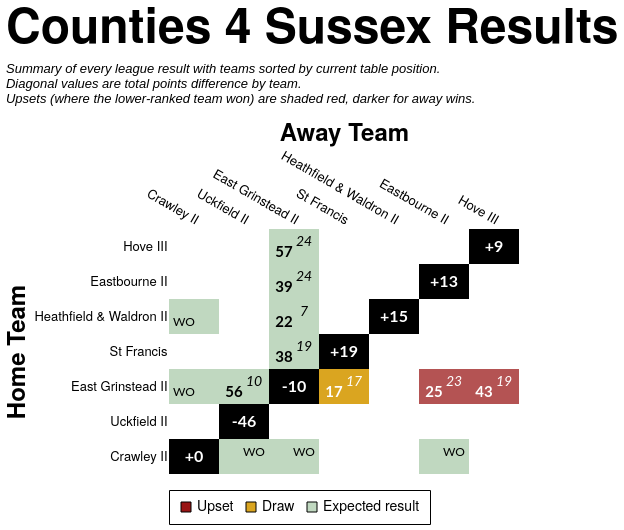

Here is the Vega-Lite specification saved for this chart:
### Vega-Lite specification from a JSON file in a GitHub repository (floating-point values rounded to 4 significant figures)
{"config": {"axis": {"labelFont": "PT Sans Narrow, Helvetica Neue, Helvetica, Arial, sans-serif", "titleFont": "PT Sans Narrow, Helvetica Neue, Helvetica, Arial, sans-serif", "labelFontSize": 13, "titleFontSize": 24, "gridColor": "#202947", "gridOpacity": 0.2, "zindex": 1}, "text": {"font": "Lato, sans-serif"}, "bar": {"cornerRadiusEnd": 5}, "header": {"labelFont": "PT Sans Narrow, Helvetica Neue, Helvetica, Arial, sans-serif", "titleFont": "PT Sans Narrow, Helvetica Neue, Helvetica, Arial, sans-serif", "labelFontSize": 24, "titleFontSize": 28, "labelFontWeight": "bold", "orient": "left"}, "legend": {"labelFont": "PT Sans Narrow, Helvetica Neue, Helvetica, Arial, sans-serif", "titleFont": "PT Sans Narrow, Helvetica Neue, Helvetica, Arial, sans-serif", "labelFontSize": 14, "titleFontSize": 16, "titlePadding": 5, "fillColor": "white", "strokeColor": "black", "padding": 10, "titleFontWeight": "lighter", "titleFontStyle": "italic", "titleColor": "gray", "offset": 10}, "title": {"font": "PT Sans Narrow, Helvetica Neue, Helvetica, Arial, sans-serif", "fontSize": 48, "fontWeight": "bold", "anchor": "start", "align": "center", "titlePadding": 20, "subtitlePadding": 10, "subtitleFontSize": 13, "subtitleColor": "", "subtitleFontStyle": "italic", "offset": 15, "color": "black"}, "axisX": {"labelAngle": 0}, "facet": {"title": null, "header": null, "align": {"row": "each", "column": "each"}}, "resolve": {"scale": {"y": "independent", "facet": "independent"}}, "background": "transparent", "scale": {"offsetBandPaddingOuter": 0.2, "offsetBandPaddingInner": 0.1}, "view": {"stroke": null, "background": "transparent"}}, "layer": [{"data": {"name": "data-c476c2890ef0f226110b5867b8615b88"}, "mark": {"type": "rect"}, "encoding": {"color": {"field": "unexpected_result", "legend": {"labelExpr": "datum.value === 'Upset (Away Win)' ? 'Upset' : datum.value", "labelLimit": 220, "offset": 16, "orient": "bottom", "symbolStrokeColor": "black", "symbolStrokeWidth": 1, "values": ["Upset (Away Win)", "Draw", "Expected result"]}, "scale": {"domain": ["Expected result", "Upset (Home Win)", "Upset (Away Win)", "Draw", "To be played", "N/A"], "range": ["#146f1444", "#991515bb", "#991515", "goldenrod", "white", "black"]}, "title": null, "type": "nominal"}, "opacity": {"condition": {"test": "datum.home_team == param_18['home_team'] || datum.away_team == param_18['home_team'] || !isValid(param_18['home_team'])", "value": 1.0}, "value": 0.1}, "tooltip": [{"field": "home_team", "title": "Home", "type": "nominal"}, {"field": "away_team", "title": "Away", "type": "nominal"}, {"field": "home_score_text", "title": "Home Score", "type": "nominal"}, {"field": "away_score_text", "title": "Away Score", "type": "nominal"}, {"field": "result", "title": "Result", "type": "nominal"}, {"field": "unexpected_result", "title": "Unexpectedness", "type": "nominal"}, {"field": "date", "format": "%d %b %Y", "title": "Date", "type": "temporal"}], "x": {"axis": {"domain": false, "grid": false, "labelAngle": 30, "orient": "top", "ticks": false}, "field": "away_team", "sort": ["Crawley II", "Uckfield II", "East Grinstead II", "St Francis", "Heathfield & Waldron II", "Eastbourne II", "Hove III"], "title": "Away Team", "type": "nominal"}, "y": {"axis": {"domain": false, "grid": false, "ticks": false}, "field": "home_team", "sort": ["Hove III", "Eastbourne II", "Heathfield & Waldron II", "St Francis", "East Grinstead II", "Uckfield II", "Crawley II"], "title": "Home Team", "type": "nominal"}}, "name": "view_17"}, {"data": {"name": "data-c476c2890ef0f226110b5867b8615b88"}, "mark": {"type": "text", "fontStyle": "italic", "size": 14, "xOffset": 10, "yOffset": -5}, "encoding": {"color": {"condition": {"test": "(datum.home_team == param_18['home_team'] || datum.away_team == param_18['home_team'] || !isValid(param_18['home_team'])) && datum.unexpected_result == 'Expected result'", "value": "black"}, "value": "white"}, "text": {"field": "away_score_text", "type": "nominal"}, "x": {"field": "away_team", "sort": ["Crawley II", "Uckfield II", "East Grinstead II", "St Francis", "Heathfield & Waldron II", "Eastbourne II", "Hove III"], "type": "nominal"}, "y": {"field": "home_team", "sort": ["Hove III", "Eastbourne II", "Heathfield & Waldron II", "St Francis", "East Grinstead II", "Uckfield II", "Crawley II"], "type": "nominal"}}, "transform": [{"filter": "datum.away_score_text != '' && datum.away_score_text != 'WO'"}]}, {"data": {"name": "data-c476c2890ef0f226110b5867b8615b88"}, "mark": {"type": "text", "size": 12, "xOffset": 10, "yOffset": -5}, "encoding": {"color": {"condition": {"test": "(datum.home_team == param_18['home_team'] || datum.away_team == param_18['home_team'] || !isValid(param_18['home_team'])) && datum.unexpected_result == 'Expected result'", "value": "black"}, "value": "white"}, "text": {"field": "away_score_text", "type": "nominal"}, "x": {"field": "away_team", "sort": ["Crawley II", "Uckfield II", "East Grinstead II", "St Francis", "Heathfield & Waldron II", "Eastbourne II", "Hove III"], "type": "nominal"}, "y": {"field": "home_team", "sort": ["Hove III", "Eastbourne II", "Heathfield & Waldron II", "St Francis", "East Grinstead II", "Uckfield II", "Crawley II"], "type": "nominal"}}, "transform": [{"filter": "datum.away_score_text == 'WO'"}]}, {"data": {"name": "data-c476c2890ef0f226110b5867b8615b88"}, "mark": {"type": "text", "fontWeight": "bold", "size": 15, "xOffset": -10, "yOffset": 5}, "encoding": {"color": {"condition": {"test": "(datum.home_team == param_18['home_team'] || datum.away_team == param_18['home_team'] || !isValid(param_18['home_team'])) && datum.unexpected_result == 'Expected result'", "value": "black"}, "value": "white"}, "text": {"field": "home_score_text", "type": "nominal"}, "x": {"field": "away_team", "sort": ["Crawley II", "Uckfield II", "East Grinstead II", "St Francis", "Heathfield & Waldron II", "Eastbourne II", "Hove III"], "type": "nominal"}, "y": {"field": "home_team", "sort": ["Hove III", "Eastbourne II", "Heathfield & Waldron II", "St Francis", "East Grinstead II", "Uckfield II", "Crawley II"], "type": "nominal"}}, "transform": [{"filter": "datum.home_score_text != '' && datum.home_score_text != 'WO'"}]}, {"data": {"name": "data-c476c2890ef0f226110b5867b8615b88"}, "mark": {"type": "text", "size": 12, "xOffset": -10, "yOffset": 5}, "encoding": {"color": {"condition": {"test": "(datum.home_team == param_18['home_team'] || datum.away_team == param_18['home_team'] || !isValid(param_18['home_team'])) && datum.unexpected_result == 'Expected result'", "value": "black"}, "value": "white"}, "text": {"field": "home_score_text", "type": "nominal"}, "x": {"field": "away_team", "sort": ["Crawley II", "Uckfield II", "East Grinstead II", "St Francis", "Heathfield & Waldron II", "Eastbourne II", "Hove III"], "type": "nominal"}, "y": {"field": "home_team", "sort": ["Hove III", "Eastbourne II", "Heathfield & Waldron II", "St Francis", "East Grinstead II", "Uckfield II", "Crawley II"], "type": "nominal"}}, "transform": [{"filter": "datum.home_score_text == 'WO'"}]}, {"data": {"name": "data-fecc7afd5414ebbbadb48049a19bf62b"}, "mark": {"type": "text", "color": "white", "fontWeight": "bold", "size": 16}, "encoding": {"text": {"field": "display_text", "type": "nominal"}, "tooltip": [{"field": "home_team", "title": "Team", "type": "nominal"}, {"field": "display_text", "title": "Points Difference", "type": "nominal"}], "x": {"field": "away_team", "sort": ["Crawley II", "Uckfield II", "East Grinstead II", "St Francis", "Heathfield & Waldron II", "Eastbourne II", "Hove III"], "type": "nominal"}, "y": {"field": "home_team", "sort": ["Hove III", "Eastbourne II", "Heathfield & Waldron II", "St Francis", "East Grinstead II", "Uckfield II", "Crawley II"], "type": "nominal"}}}], "height": {"step": 35}, "params": [{"name": "param_18", "select": {"type": "point", "clear": "dblclick", "fields": ["home_team"], "on": "click"}, "value": null, "views": ["view_17"]}], "title": {"text": "Counties 4 Sussex Results", "subtitle": ["Summary of every league result with teams sorted by current table position.", "Diagonal values are total points difference by team.", "Upsets (where the lower-ranked team won) are shaded red, darker for away wins."]}, "width": {"step": 50}, "$schema": "https://vega.github.io/schema/vega-lite/v5.20.1.json", "datasets": {"data-c476c2890ef0f226110b5867b8615b88": [{"home_team": "Crawley II", "away_team": "Crawley II", "match_id": null, "date": "", "home_score": null, "away_score": null, "home_walkover": null, "away_walkover": null, "result": "N/A", "home_score_text": "", "away_score_text": "", "wo_result": "", "score_text": "", "display_text": "+0", "is_diagonal": true, "result_simple": "N/A", "unexpected_result": "N/A", "unexpected_opacity": 1.0}, {"home_team": "Crawley II", "away_team": "East Grinstead II", "match_id": "995325", "date": "2022-10-01T00:00:00", "home_score": null, "away_score": null, "home_walkover": false, "away_walkover": true, "result": "Away Win", "home_score_text": "", "away_score_text": "WO", "wo_result": "AWO", "score_text": "WO", "display_text": "WO", "is_diagonal": false, "result_simple": "Away Win", "unexpected_result": "Expected result", "unexpected_opacity": 0.25}, {"home_team": "Crawley II", "away_team": "Eastbourne II", "match_id": "995339", "date": "2022-11-12T00:00:00", "home_score": null, "away_score": null, "home_walkover": false, "away_walkover": true, "result": "Away Win", "home_score_text": "", "away_score_text": "WO", "wo_result": "AWO", "score_text": "WO", "display_text": "WO", "is_diagonal": false, "result_simple": "Away Win", "unexpected_result": "Expected result", "unexpected_opacity": 0.25}, {"home_team": "Crawley II", "away_team": "Heathfield & Waldron II", "match_id": null, "date": "", "home_score": null, "away_score": null, "home_walkover": null, "away_walkover": null, "result": "To be played", "home_score_text": "", "away_score_text": "", "wo_result": "", "score_text": "", "display_text": "", "is_diagonal": false, "result_simple": "To be played", "unexpected_result": "To be played", "unexpected_opacity": 1.0}, {"home_team": "Crawley II", "away_team": "Hove III", "match_id": null, "date": "", "home_score": null, "away_score": null, "home_walkover": null, "away_walkover": null, "result": "To be played", "home_score_text": "", "away_score_text": "", "wo_result": "", "score_text": "", "display_text": "", "is_diagonal": false, "result_simple": "To be played", "unexpected_result": "To be played", "unexpected_opacity": 1.0}, {"home_team": "Crawley II", "away_team": "St Francis", "match_id": null, "date": "", "home_score": null, "away_score": null, "home_walkover": null, "away_walkover": null, "result": "To be played", "home_score_text": "", "away_score_text": "", "wo_result": "", "score_text": "", "display_text": "", "is_diagonal": false, "result_simple": "To be played", "unexpected_result": "To be played", "unexpected_opacity": 1.0}, {"home_team": "Crawley II", "away_team": "Uckfield II", "match_id": "995351", "date": "2022-12-10T00:00:00", "home_score": null, "away_score": null, "home_walkover": false, "away_walkover": true, "result": "Away Win", "home_score_text": "", "away_score_text": "WO", "wo_result": "AWO", "score_text": "WO", "display_text": "WO", "is_diagonal": false, "result_simple": "Away Win", "unexpected_result": "Expected result", "unexpected_opacity": 0.25}, {"home_team": "East Grinstead II", "away_team": "Crawley II", "match_id": "995349", "date": "2022-12-03T00:00:00", "home_score": null, "away_score": null, "home_walkover": true, "away_walkover": false, "result": "Home Win", "home_score_text": "WO", "away_score_text": "", "wo_result": "HWO", "score_text": "WO", "display_text": "WO", "is_diagonal": false, "result_simple": "Home Win", "unexpected_result": "Expected result", "unexpected_opacity": 0.25}, {"home_team": "East Grinstead II", "away_team": "East Grinstead II", "match_id": null, "date": "", "home_score": null, "away_score": null, "home_walkover": null, "away_walkover": null, "result": "N/A", "home_score_text": "", "away_score_text": "", "wo_result": "", "score_text": "", "display_text": "-10", "is_diagonal": true, "result_simple": "N/A", "unexpected_result": "N/A", "unexpected_opacity": 1.0}, {"home_team": "East Grinstead II", "away_team": "Eastbourne II", "match_id": "995326", "date": "2022-10-15T00:00:00", "home_score": 25, "away_score": 23, "home_walkover": false, "away_walkover": false, "result": "Home Win (LBP)", "home_score_text": "25", "away_score_text": "23", "wo_result": "", "score_text": "25-23", "display_text": "25-23", "is_diagonal": false, "result_simple": "Home Win", "unexpected_result": "Upset (Home Win)", "unexpected_opacity": 0.75}, {"home_team": "East Grinstead II", "away_team": "Heathfield & Waldron II", "match_id": null, "date": "", "home_score": null, "away_score": null, "home_walkover": null, "away_walkover": null, "result": "To be played", "home_score_text": "", "away_score_text": "", "wo_result": "", "score_text": "", "display_text": "", "is_diagonal": false, "result_simple": "To be played", "unexpected_result": "To be played", "unexpected_opacity": 1.0}, {"home_team": "East Grinstead II", "away_team": "Hove III", "match_id": "1032189", "date": "2023-01-07T00:00:00", "home_score": 43, "away_score": 19, "home_walkover": false, "away_walkover": false, "result": "Home Win", "home_score_text": "43", "away_score_text": "19", "wo_result": "", "score_text": "43-19", "display_text": "43-19", "is_diagonal": false, "result_simple": "Home Win", "unexpected_result": "Upset (Home Win)", "unexpected_opacity": 0.75}, {"home_team": "East Grinstead II", "away_team": "St Francis", "match_id": "995334", "date": "2022-10-29T00:00:00", "home_score": 17, "away_score": 17, "home_walkover": false, "away_walkover": false, "result": "Draw", "home_score_text": "17", "away_score_text": "17", "wo_result": "", "score_text": "17-17", "display_text": "17-17", "is_diagonal": false, "result_simple": "Draw", "unexpected_result": "Draw", "unexpected_opacity": 0.75}, {"home_team": "East Grinstead II", "away_team": "Uckfield II", "match_id": "1034960", "date": "2023-02-11T00:00:00", "home_score": 56, "away_score": 10, "home_walkover": false, "away_walkover": false, "result": "Home Win", "home_score_text": "56", "away_score_text": "10", "wo_result": "", "score_text": "56-10", "display_text": "56-10", "is_diagonal": false, "result_simple": "Home Win", "unexpected_result": "Expected result", "unexpected_opacity": 0.25}, {"home_team": "Eastbourne II", "away_team": "Crawley II", "match_id": null, "date": "", "home_score": null, "away_score": null, "home_walkover": null, "away_walkover": null, "result": "To be played", "home_score_text": "", "away_score_text": "", "wo_result": "", "score_text": "", "display_text": "", "is_diagonal": false, "result_simple": "To be played", "unexpected_result": "To be played", "unexpected_opacity": 1.0}, {"home_team": "Eastbourne II", "away_team": "East Grinstead II", "match_id": "1032182", "date": "2023-01-21T00:00:00", "home_score": 39, "away_score": 24, "home_walkover": false, "away_walkover": false, "result": "Home Win", "home_score_text": "39", "away_score_text": "24", "wo_result": "", "score_text": "39-24", "display_text": "39-24", "is_diagonal": false, "result_simple": "Home Win", "unexpected_result": "Expected result", "unexpected_opacity": 0.25}, {"home_team": "Eastbourne II", "away_team": "Eastbourne II", "match_id": null, "date": "", "home_score": null, "away_score": null, "home_walkover": null, "away_walkover": null, "result": "N/A", "home_score_text": "", "away_score_text": "", "wo_result": "", "score_text": "", "display_text": "+13", "is_diagonal": true, "result_simple": "N/A", "unexpected_result": "N/A", "unexpected_opacity": 1.0}, {"home_team": "Eastbourne II", "away_team": "Heathfield & Waldron II", "match_id": null, "date": "", "home_score": null, "away_score": null, "home_walkover": null, "away_walkover": null, "result": "To be played", "home_score_text": "", "away_score_text": "", "wo_result": "", "score_text": "", "display_text": "", "is_diagonal": false, "result_simple": "To be played", "unexpected_result": "To be played", "unexpected_opacity": 1.0}, {"home_team": "Eastbourne II", "away_team": "Hove III", "match_id": null, "date": "", "home_score": null, "away_score": null, "home_walkover": null, "away_walkover": null, "result": "To be played", "home_score_text": "", "away_score_text": "", "wo_result": "", "score_text": "", "display_text": "", "is_diagonal": false, "result_simple": "To be played", "unexpected_result": "To be played", "unexpected_opacity": 1.0}, {"home_team": "Eastbourne II", "away_team": "St Francis", "match_id": null, "date": "", "home_score": null, "away_score": null, "home_walkover": null, "away_walkover": null, "result": "To be played", "home_score_text": "", "away_score_text": "", "wo_result": "", "score_text": "", "display_text": "", "is_diagonal": false, "result_simple": "To be played", "unexpected_result": "To be played", "unexpected_opacity": 1.0}, {"home_team": "Eastbourne II", "away_team": "Uckfield II", "match_id": null, "date": "", "home_score": null, "away_score": null, "home_walkover": null, "away_walkover": null, "result": "To be played", "home_score_text": "", "away_score_text": "", "wo_result": "", "score_text": "", "display_text": "", "is_diagonal": false, "result_simple": "To be played", "unexpected_result": "To be played", "unexpected_opacity": 1.0}, {"home_team": "Heathfield & Waldron II", "away_team": "Crawley II", "match_id": "1034971", "date": "2023-02-11T00:00:00", "home_score": null, "away_score": null, "home_walkover": true, "away_walkover": false, "result": "Home Win", "home_score_text": "WO", "away_score_text": "", "wo_result": "HWO", "score_text": "WO", "display_text": "WO", "is_diagonal": false, "result_simple": "Home Win", "unexpected_result": "Expected result", "unexpected_opacity": 0.25}, {"home_team": "Heathfield & Waldron II", "away_team": "East Grinstead II", "match_id": "995341", "date": "2022-11-12T00:00:00", "home_score": 22, "away_score": 7, "home_walkover": false, "away_walkover": false, "result": "Home Win", "home_score_text": "22", "away_score_text": "7", "wo_result": "", "score_text": "22-7", "display_text": "22-7", "is_diagonal": false, "result_simple": "Home Win", "unexpected_result": "Expected result", "unexpected_opacity": 0.25}, {"home_team": "Heathfield & Waldron II", "away_team": "Eastbourne II", "match_id": null, "date": "", "home_score": null, "away_score": null, "home_walkover": null, "away_walkover": null, "result": "To be played", "home_score_text": "", "away_score_text": "", "wo_result": "", "score_text": "", "display_text": "", "is_diagonal": false, "result_simple": "To be played", "unexpected_result": "To be played", "unexpected_opacity": 1.0}, {"home_team": "Heathfield & Waldron II", "away_team": "Heathfield & Waldron II", "match_id": null, "date": "", "home_score": null, "away_score": null, "home_walkover": null, "away_walkover": null, "result": "N/A", "home_score_text": "", "away_score_text": "", "wo_result": "", "score_text": "", "display_text": "+15", "is_diagonal": true, "result_simple": "N/A", "unexpected_result": "N/A", "unexpected_opacity": 1.0}, {"home_team": "Heathfield & Waldron II", "away_team": "Hove III", "match_id": null, "date": "", "home_score": null, "away_score": null, "home_walkover": null, "away_walkover": null, "result": "To be played", "home_score_text": "", "away_score_text": "", "wo_result": "", "score_text": "", "display_text": "", "is_diagonal": false, "result_simple": "To be played", "unexpected_result": "To be played", "unexpected_opacity": 1.0}, {"home_team": "Heathfield & Waldron II", "away_team": "St Francis", "match_id": null, "date": "", "home_score": null, "away_score": null, "home_walkover": null, "away_walkover": null, "result": "To be played", "home_score_text": "", "away_score_text": "", "wo_result": "", "score_text": "", "display_text": "", "is_diagonal": false, "result_simple": "To be played", "unexpected_result": "To be played", "unexpected_opacity": 1.0}, {"home_team": "Heathfield & Waldron II", "away_team": "Uckfield II", "match_id": null, "date": "", "home_score": null, "away_score": null, "home_walkover": null, "away_walkover": null, "result": "To be played", "home_score_text": "", "away_score_text": "", "wo_result": "", "score_text": "", "display_text": "", "is_diagonal": false, "result_simple": "To be played", "unexpected_result": "To be played", "unexpected_opacity": 1.0}, {"home_team": "Hove III", "away_team": "Crawley II", "match_id": null, "date": "", "home_score": null, "away_score": null, "home_walkover": null, "away_walkover": null, "result": "To be played", "home_score_text": "", "away_score_text": "", "wo_result": "", "score_text": "", "display_text": "", "is_diagonal": false, "result_simple": "To be played", "unexpected_result": "To be played", "unexpected_opacity": 1.0}, {"home_team": "Hove III", "away_team": "East Grinstead II", "match_id": "995369", "date": "2023-03-04T00:00:00", "home_score": 57, "away_score": 24, "home_walkover": false, "away_walkover": false, "result": "Home Win", "home_score_text": "57", "away_score_text": "24", "wo_result": "", "score_text": "57-24", "display_text": "57-24", "is_diagonal": false, "result_simple": "Home Win", "unexpected_result": "Expected result", "unexpected_opacity": 0.25}, {"home_team": "Hove III", "away_team": "Eastbourne II", "match_id": null, "date": "", "home_score": null, "away_score": null, "home_walkover": null, "away_walkover": null, "result": "To be played", "home_score_text": "", "away_score_text": "", "wo_result": "", "score_text": "", "display_text": "", "is_diagonal": false, "result_simple": "To be played", "unexpected_result": "To be played", "unexpected_opacity": 1.0}, {"home_team": "Hove III", "away_team": "Heathfield & Waldron II", "match_id": null, "date": "", "home_score": null, "away_score": null, "home_walkover": null, "away_walkover": null, "result": "To be played", "home_score_text": "", "away_score_text": "", "wo_result": "", "score_text": "", "display_text": "", "is_diagonal": false, "result_simple": "To be played", "unexpected_result": "To be played", "unexpected_opacity": 1.0}, {"home_team": "Hove III", "away_team": "Hove III", "match_id": null, "date": "", "home_score": null, "away_score": null, "home_walkover": null, "away_walkover": null, "result": "N/A", "home_score_text": "", "away_score_text": "", "wo_result": "", "score_text": "", "display_text": "+9", "is_diagonal": true, "result_simple": "N/A", "unexpected_result": "N/A", "unexpected_opacity": 1.0}, {"home_team": "Hove III", "away_team": "St Francis", "match_id": null, "date": "", "home_score": null, "away_score": null, "home_walkover": null, "away_walkover": null, "result": "To be played", "home_score_text": "", "away_score_text": "", "wo_result": "", "score_text": "", "display_text": "", "is_diagonal": false, "result_simple": "To be played", "unexpected_result": "To be played", "unexpected_opacity": 1.0}, {"home_team": "Hove III", "away_team": "Uckfield II", "match_id": null, "date": "", "home_score": null, "away_score": null, "home_walkover": null, "away_walkover": null, "result": "To be played", "home_score_text": "", "away_score_text": "", "wo_result": "", "score_text": "", "display_text": "", "is_diagonal": false, "result_simple": "To be played", "unexpected_result": "To be played", "unexpected_opacity": 1.0}, {"home_team": "St Francis", "away_team": "Crawley II", "match_id": null, "date": "", "home_score": null, "away_score": null, "home_walkover": null, "away_walkover": null, "result": "To be played", "home_score_text": "", "away_score_text": "", "wo_result": "", "score_text": "", "display_text": "", "is_diagonal": false, "result_simple": "To be played", "unexpected_result": "To be played", "unexpected_opacity": 1.0}, {"home_team": "St Francis", "away_team": "East Grinstead II", "match_id": "995361", "date": "2023-01-28T00:00:00", "home_score": 38, "away_score": 19, "home_walkover": false, "away_walkover": false, "result": "Home Win", "home_score_text": "38", "away_score_text": "19", "wo_result": "", "score_text": "38-19", "display_text": "38-19", "is_diagonal": false, "result_simple": "Home Win", "unexpected_result": "Expected result", "unexpected_opacity": 0.25}, {"home_team": "St Francis", "away_team": "Eastbourne II", "match_id": null, "date": "", "home_score": null, "away_score": null, "home_walkover": null, "away_walkover": null, "result": "To be played", "home_score_text": "", "away_score_text": "", "wo_result": "", "score_text": "", "display_text": "", "is_diagonal": false, "result_simple": "To be played", "unexpected_result": "To be played", "unexpected_opacity": 1.0}, {"home_team": "St Francis", "away_team": "Heathfield & Waldron II", "match_id": null, "date": "", "home_score": null, "away_score": null, "home_walkover": null, "away_walkover": null, "result": "To be played", "home_score_text": "", "away_score_text": "", "wo_result": "", "score_text": "", "display_text": "", "is_diagonal": false, "result_simple": "To be played", "unexpected_result": "To be played", "unexpected_opacity": 1.0}, {"home_team": "St Francis", "away_team": "Hove III", "match_id": null, "date": "", "home_score": null, "away_score": null, "home_walkover": null, "away_walkover": null, "result": "To be played", "home_score_text": "", "away_score_text": "", "wo_result": "", "score_text": "", "display_text": "", "is_diagonal": false, "result_simple": "To be played", "unexpected_result": "To be played", "unexpected_opacity": 1.0}, {"home_team": "St Francis", "away_team": "St Francis", "match_id": null, "date": "", "home_score": null, "away_score": null, "home_walkover": null, "away_walkover": null, "result": "N/A", "home_score_text": "", "away_score_text": "", "wo_result": "", "score_text": "", "display_text": "+19", "is_diagonal": true, "result_simple": "N/A", "unexpected_result": "N/A", "unexpected_opacity": 1.0}, {"home_team": "St Francis", "away_team": "Uckfield II", "match_id": null, "date": "", "home_score": null, "away_score": null, "home_walkover": null, "away_walkover": null, "result": "To be played", "home_score_text": "", "away_score_text": "", "wo_result": "", "score_text": "", "display_text": "", "is_diagonal": false, "result_simple": "To be played", "unexpected_result": "To be played", "unexpected_opacity": 1.0}, {"home_team": "Uckfield II", "away_team": "Crawley II", "match_id": null, "date": "", "home_score": null, "away_score": null, "home_walkover": null, "away_walkover": null, "result": "To be played", "home_score_text": "", "away_score_text": "", "wo_result": "", "score_text": "", "display_text": "", "is_diagonal": false, "result_simple": "To be played", "unexpected_result": "To be played", "unexpected_opacity": 1.0}, {"home_team": "Uckfield II", "away_team": "East Grinstead II", "match_id": null, "date": "", "home_score": null, "away_score": null, "home_walkover": null, "away_walkover": null, "result": "To be played", "home_score_text": "", "away_score_text": "", "wo_result": "", "score_text": "", "display_text": "", "is_diagonal": false, "result_simple": "To be played", "unexpected_result": "To be played", "unexpected_opacity": 1.0}, {"home_team": "Uckfield II", "away_team": "Eastbourne II", "match_id": null, "date": "", "home_score": null, "away_score": null, "home_walkover": null, "away_walkover": null, "result": "To be played", "home_score_text": "", "away_score_text": "", "wo_result": "", "score_text": "", "display_text": "", "is_diagonal": false, "result_simple": "To be played", "unexpected_result": "To be played", "unexpected_opacity": 1.0}, {"home_team": "Uckfield II", "away_team": "Heathfield & Waldron II", "match_id": null, "date": "", "home_score": null, "away_score": null, "home_walkover": null, "away_walkover": null, "result": "To be played", "home_score_text": "", "away_score_text": "", "wo_result": "", "score_text": "", "display_text": "", "is_diagonal": false, "result_simple": "To be played", "unexpected_result": "To be played", "unexpected_opacity": 1.0}, {"home_team": "Uckfield II", "away_team": "Hove III", "match_id": null, "date": "", "home_score": null, "away_score": null, "home_walkover": null, "away_walkover": null, "result": "To be played", "home_score_text": "", "away_score_text": "", "wo_result": "", "score_text": "", "display_text": "", "is_diagonal": false, "result_simple": "To be played", "unexpected_result": "To be played", "unexpected_opacity": 1.0}, {"home_team": "Uckfield II", "away_team": "St Francis", "match_id": null, "date": "", "home_score": null, "away_score": null, "home_walkover": null, "away_walkover": null, "result": "To be played", "home_score_text": "", "away_score_text": "", "wo_result": "", "score_text": "", "display_text": "", "is_diagonal": false, "result_simple": "To be played", "unexpected_result": "To be played", "unexpected_opacity": 1.0}, {"home_team": "Uckfield II", "away_team": "Uckfield II", "match_id": null, "date": "", "home_score": null, "away_score": null, "home_walkover": null, "away_walkover": null, "result": "N/A", "home_score_text": "", "away_score_text": "", "wo_result": "", "score_text": "", "display_text": "-46", "is_diagonal": true, "result_simple": "N/A", "unexpected_result": "N/A", "unexpected_opacity": 1.0}], "data-fecc7afd5414ebbbadb48049a19bf62b": [{"home_team": "Crawley II", "away_team": "Crawley II", "match_id": null, "date": "", "home_score": null, "away_score": null, "home_walkover": null, "away_walkover": null, "result": "N/A", "home_score_text": "", "away_score_text": "", "wo_result": "", "score_text": "", "display_text": "+0", "is_diagonal": true, "result_simple": "N/A", "unexpected_result": "N/A", "unexpected_opacity": 1.0}, {"home_team": "East Grinstead II", "away_team": "East Grinstead II", "match_id": null, "date": "", "home_score": null, "away_score": null, "home_walkover": null, "away_walkover": null, "result": "N/A", "home_score_text": "", "away_score_text": "", "wo_result": "", "score_text": "", "display_text": "-10", "is_diagonal": true, "result_simple": "N/A", "unexpected_result": "N/A", "unexpected_opacity": 1.0}, {"home_team": "Eastbourne II", "away_team": "Eastbourne II", "match_id": null, "date": "", "home_score": null, "away_score": null, "home_walkover": null, "away_walkover": null, "result": "N/A", "home_score_text": "", "away_score_text": "", "wo_result": "", "score_text": "", "display_text": "+13", "is_diagonal": true, "result_simple": "N/A", "unexpected_result": "N/A", "unexpected_opacity": 1.0}, {"home_team": "Heathfield & Waldron II", "away_team": "Heathfield & Waldron II", "match_id": null, "date": "", "home_score": null, "away_score": null, "home_walkover": null, "away_walkover": null, "result": "N/A", "home_score_text": "", "away_score_text": "", "wo_result": "", "score_text": "", "display_text": "+15", "is_diagonal": true, "result_simple": "N/A", "unexpected_result": "N/A", "unexpected_opacity": 1.0}, {"home_team": "Hove III", "away_team": "Hove III", "match_id": null, "date": "", "home_score": null, "away_score": null, "home_walkover": null, "away_walkover": null, "result": "N/A", "home_score_text": "", "away_score_text": "", "wo_result": "", "score_text": "", "display_text": "+9", "is_diagonal": true, "result_simple": "N/A", "unexpected_result": "N/A", "unexpected_opacity": 1.0}, {"home_team": "St Francis", "away_team": "St Francis", "match_id": null, "date": "", "home_score": null, "away_score": null, "home_walkover": null, "away_walkover": null, "result": "N/A", "home_score_text": "", "away_score_text": "", "wo_result": "", "score_text": "", "display_text": "+19", "is_diagonal": true, "result_simple": "N/A", "unexpected_result": "N/A", "unexpected_opacity": 1.0}, {"home_team": "Uckfield II", "away_team": "Uckfield II", "match_id": null, "date": "", "home_score": null, "away_score": null, "home_walkover": null, "away_walkover": null, "result": "N/A", "home_score_text": "", "away_score_text": "", "wo_result": "", "score_text": "", "display_text": "-46", "is_diagonal": true, "result_simple": "N/A", "unexpected_result": "N/A", "unexpected_opacity": 1.0}]}}
